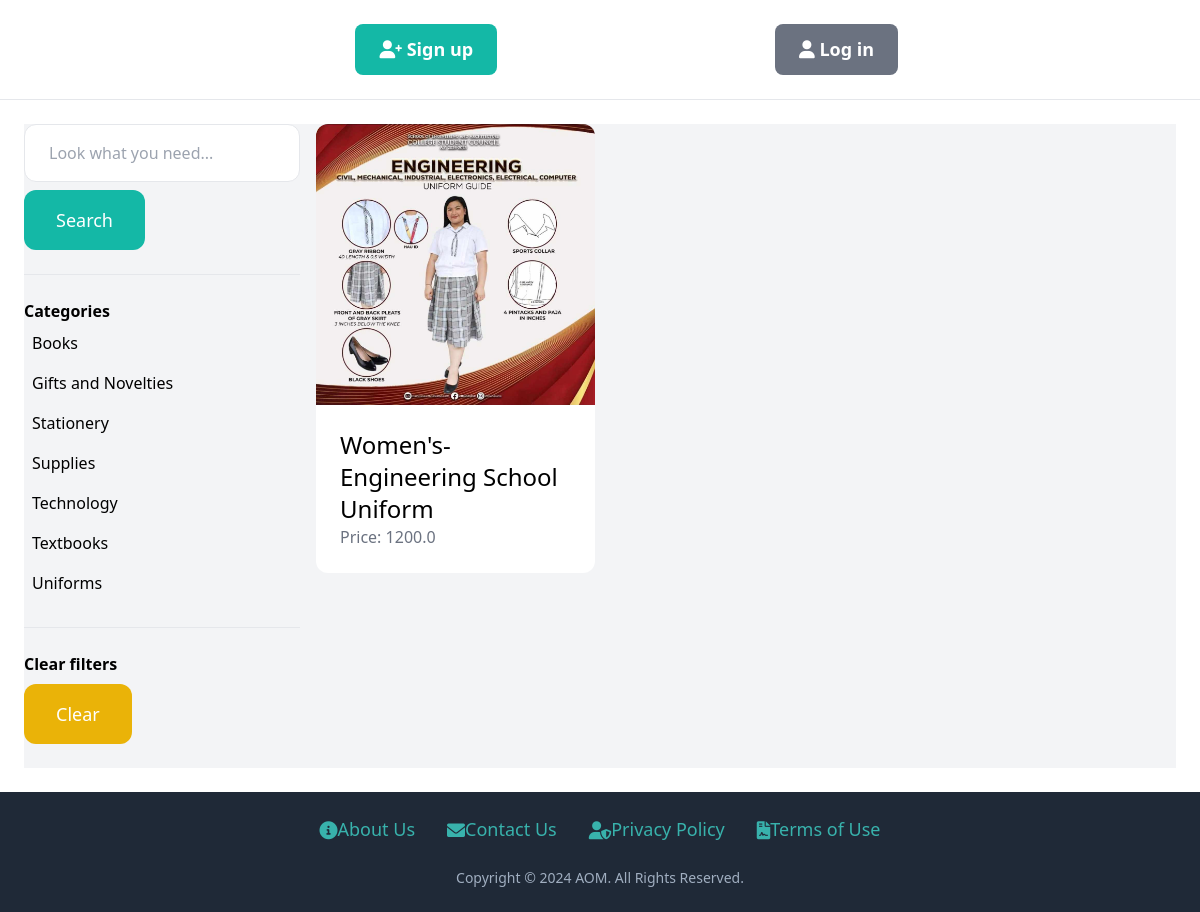
The app's page /items/ with its own data.
### item/models.py (models this page shows, shortened)
class Category(models.Model):
    name = models.CharField(max_length=225)
    class Meta:
        ordering = ('name',)
        verbose_name_plural = 'Categories'

class Item(models.Model):
    category = models.ForeignKey(Category, related_name='items', on_delete=models.CASCADE)
    name = models.CharField(max_length=225)
    description = models.TextField(blank=True, null=True)
    price = models.FloatField()
    image = models.ImageField(upload_to='item_images', blank=True, null=False)
    is_sold = models.BooleanField(default=False)
    created_by = models.ForeignKey(User, related_name='items', on_delete=models.CASCADE)
    created_at = models.DateTimeField(auto_now_add=True)

### item/views.py (the view)
# urls.py: path('items/', include('item.urls')),
def items(request):
    query = request.GET.get('query', '')
    category_id = request.GET.get('category', 0)
    categories = Category.objects.all()
    items = Item.objects.filter(is_sold=False)
    if category_id:
        items = items.filter(category_id=category_id)
    if query:
        items = items.filter(Q(name__icontains=query) | Q(description__icontains=query))
    return render(request, 'item/items.html', {
        'items': items,
        'query': query,
        'categories': categories,
        'category_id': int(category_id)
    })

### item/templates/item/items.html (shortened to what this page needs)
{% extends 'core/base.html' %}
{% block content %}
    <div class="pb-6 grid grid-cols-4 gap-4 bg-gray-100">
        <div class="col-span-1">
            <form method="get" action="{% url 'item:items' %}">
                <input name="query" class="w-full py-4 px-6 border rounded-xl" type="text" value="{{ query }}" placeholder="Look what you need...">
                <button class="mt-2 py-4 px-8 text-lg bg-teal-500 text-white rounded-xl">Search</button>
            </form>
            <hr class="my-6">
            <p class="font-semibold">Categories</p>
            <ul>
                {% for category in categories %}
                    <li class="py-2 px-2 rounded-xl{% if category.id == category_id %} bg-gray-200{% endif %}">
                        <a href="{% url 'item:items' %}?query={{ query }}&category={{ category.id }}">{{ category.name }}</a>
                    </li>
                {% endfor %}
            </ul>
            <hr class="my-6">
            <p class="font-semibold">Clear filters</p>
            <ul>
                <li><a href="{% url 'item:items' %}" class="mt-2 py-4 px-8 inline-block bg-yellow-500 text-lg rounded-xl text-white">Clear</a>
        </div>
        <div class="col-span-3">
            <div class="grid grid-cols-3 gap-3">
                {% for item in items %}
                    <div>
                        <a href="{% url 'item:detail' item.id %}">
                            <div>
                                <img src="{{ item.image.url }}" class="rounded-t-xl">
                            </div>
                            <div class="p-6 bg-white rounded-b-xl">
                                <h2 class="text-2xl">{{ item.name }}</h2>
                                <p class="text-gray-500">Price: {{ item.price }}</p>
                            </div>
                        </a>
                    </div>
                {% endfor %}
            </div>
        </div>
    </div>
{% endblock %}

### core/templates/core/base.html (style rules this page uses)
html, body { height: 100%; margin: 0; display: flex; flex-direction: column; }
body { flex: 1; }

### records on screen
Category: name "Books"
Category: name "Gifts and Novelties"
Category: name "Stationery"
Category: name "Supplies"
Category: name "Technology"
Category: name "Textbooks"
Category: name "Uniforms"
Item: image (picture), name "Women's-Engineering School Uniform", price "1200.0"
